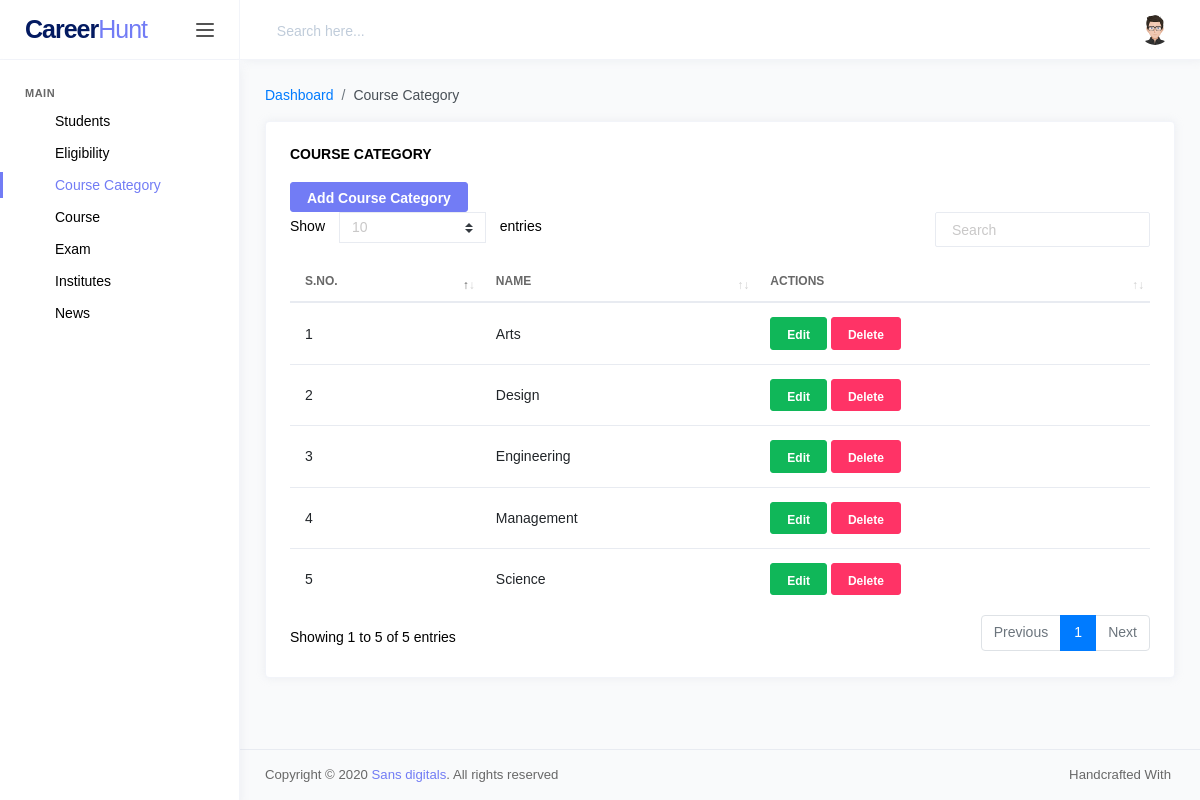
The app's page /admin/school.php (signed in) with its own data.
### tables this page shows
CREATE TABLE `school` (
  `school_id` int(11) NOT NULL,
  `school_name` varchar(255) NOT NULL,
  `slug` varchar(255) NOT NULL,
  `reg_date` datetime NOT NULL,
  `mod_date` datetime NOT NULL
);

### functions.php (called while the page is built, shortened)
<?php
function runloopQuery($query){
	include('dbconfig.php');
$data = array();
$result = $conn->query($query);
    while($row = $result->fetch_assoc()) {
       $data[] = $row;
    }
      return $data;
}
?>

### admin/school.php (the view, shortened to what this page needs)
<?php
include('../functions.php');
?>
<!DOCTYPE html>
<html lang="en">
<head>
<?php include('headerscripts.php');?>
</head>
<body>
	<div class="main-wrapper">
<?php include('header.php');?>
		<div class="page-wrapper">
<?php include('topbar.php');?>
			<div class="page-content">
				<nav class="page-breadcrumb">
					<ol class="breadcrumb">
						<li class="breadcrumb-item"><a href="#">Dashboard</a></li>
						<li class="breadcrumb-item active" aria-current="page">Course Category</li>
					</ol>
				</nav>
				<div class="row">
					<div class="col-md-12 grid-margin stretch-card">
            <div class="card">
              <div class="card-body">
                <h6 class="card-title">Course Category</h6>
				<a href="add-school.php" class="btn btn-primary" >Add Course Category</a>
                <div class="table-responsive">
                  <table id="dataTableExample" class="table">
                    <thead>
                       <tr>
                                <th>S.No.</th>
                                <th>Name</th>
                                <th>Actions</th>
                            </tr>
                    </thead>
                     <tbody id="after12_row">
                            <?php
							$upesdata = runloopQuery("select * from school  order by school_id desc");
                            if(!empty($upesdata)){
                            $x=1; foreach($upesdata as $allctse){	?>
                            <tr id="recordid<?php echo $allctse['ID'];?>">
                                <td><?php echo $x;?></td>
                                <td><?php echo $allctse['school_name'];?></td>
                                <td>
								<a  class="btn btn-success btn-sm"   href="edit-school.php?edit=<?php echo $allctse['school_id'];?>"><i class="fa fa-pencil mr-0-5"></i>Edit</a>
								<a  class="btn btn-danger btn-sm" onclick="confirm('Are you sure want to delete');" href="?deleterecord=<?php echo $allctse['school_id'];?>"><i class="fa fa-trash mr-0-5"></i>Delete</a>
                                </td>
                            </tr>
                            <?php $x++; } }?>
                            </tbody>
                  </table>
                </div>
              </div>
            </div>
					</div>
				</div>
			</div>
<?php include('footer.php');?>
		</div>
	</div>
</body>
</html>

### records on screen
school: school_name "Arts"
school: school_name "Design"
school: school_name "Engineering"
school: school_name "Management"
school: school_name "Science"
